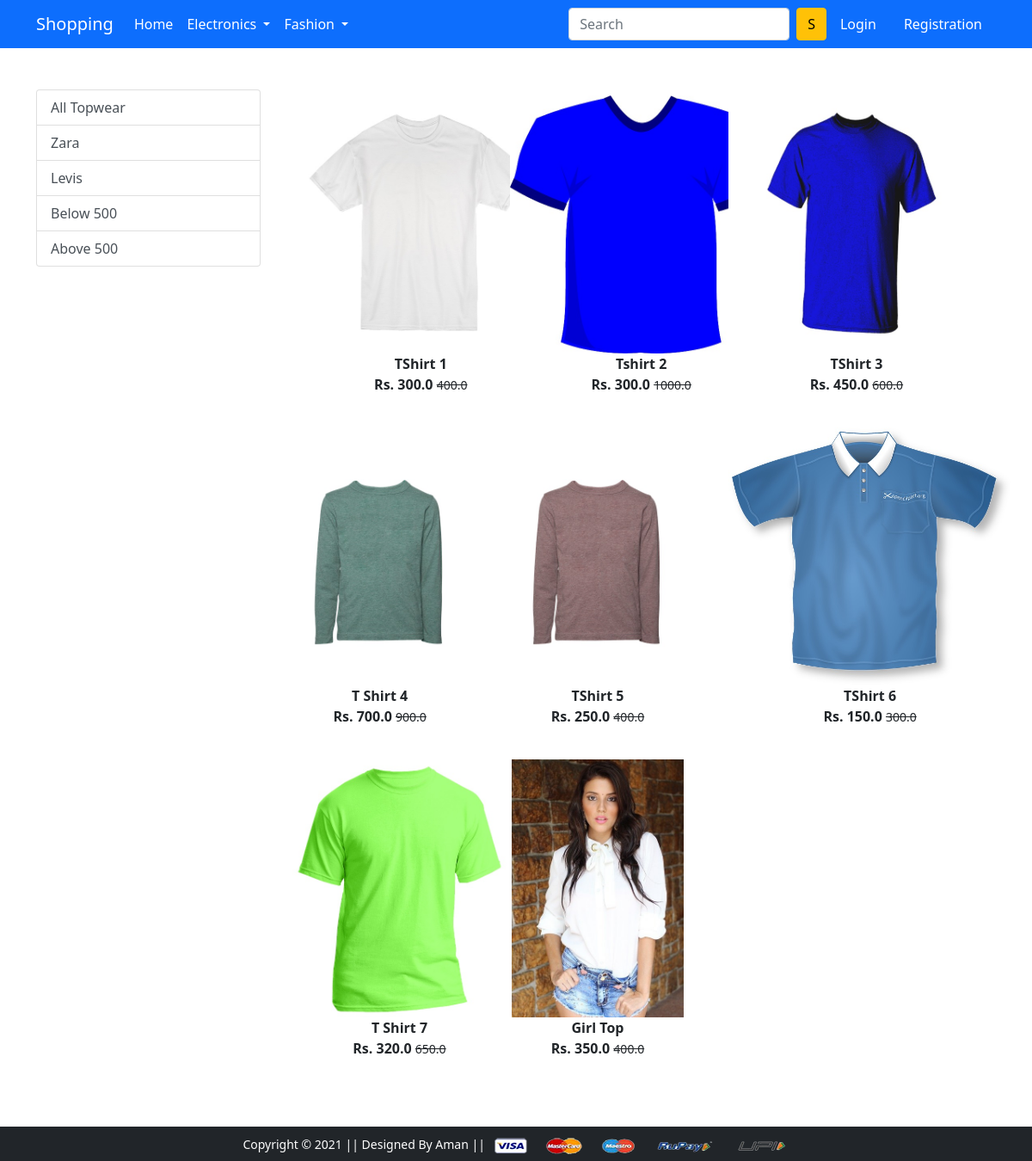
Screenshot of /topwear/ with the database file from the repository.
### app/models.py (models this page shows, shortened)
class Product(models.Model):
 title = models.CharField(max_length=100)
 selling_price = models.FloatField()
 discounted_price = models.FloatField()
 description = models.TextField()
 brand = models.CharField(max_length=100)
 category = models.CharField( choices=CATEGORY_CHOICES, max_length=2)
 product_image = models.ImageField(upload_to='productimg')

### app/views.py (the view)
# urls.py: path('topwear/', views.topwear, name='topwear'),
def topwear(request, data=None):
    totalitem = 0
    if request.user.is_authenticated:
        totalitem = len(Cart.objects.filter(user=request.user))
    if data == None:
        topwears = Product.objects.filter(category='TW')
    elif data == 'Zara' or data == 'Levis':
        topwears = Product.objects.filter(category='TW').filter(brand=data)
    elif data == 'below':
        topwears = Product.objects.filter(category='TW').filter(discounted_price__lt=500)
    elif data == 'above':
        topwears = Product.objects.filter(category='TW').filter(discounted_price__gt=500)
    return render(request, 'app/topwear.html', {'topwears': topwears, 'totalitem': totalitem})

### app/templates/app/topwear.html (shortened to what this page needs)
{% extends 'app/base.html' %}
{% load static %}
{% block main-content %}
<div class="container my-5">
    <div class="row">
        <div class="col-sm-3">
            <div class="list-group">
                <a href="{% url 'topwear' %}" class="list-group-item list-group-item-action" aria-current="true">All Topwear</a>
                <a href="{% url 'topweardata' 'Zara'  %}" class="list-group-item list-group-item-action" aria-current="true">Zara</a>
                <a href="{% url 'topweardata' 'Levis'  %}" class="list-group-item list-group-item-action">Levis</a>
                <a href="{% url 'topweardata' 'below'  %}" class="list-group-item list-group-item-action">Below 500</a>
                <a href="{% url 'topweardata' 'above'  %}" class="list-group-item list-group-item-action">Above 500</a>
            </div>
        </div>
        <div class="col-sm-8">
            <div class="row">
                {% for topwear in topwears %}
                <div class="col-sm-4 text-center mb-4">
                    <a href="{% url 'product-detail' topwear.id %}" class="btn">
                        <div class="item">
                            <img src="{{topwear.product_image.url}}" alt="" height="300" class="">
                            <div class="fw-bold">{{topwear.title}}</div>
                            <div class="fw-bold">Rs. {{topwear.discounted_price}} <small class="fw-light text-decoration-line-through">{{topwear.selling_price}}</small></div>
                        </div>
                    </a>
                </div>
                {% endfor %}
            </div>
        </div>
    </div>
</div>
{% endblock main-content %}

### rows the page displays
Product: product_image (picture), title "TShirt 1", discounted_price "300.0", selling_price "400.0"
Product: product_image (picture), title "Tshirt 2", discounted_price "300.0", selling_price "1000.0"
Product: product_image (picture), title "TShirt 3", discounted_price "450.0", selling_price "600.0"
Product: product_image (picture), title "T Shirt 4", discounted_price "700.0", selling_price "900.0"
Product: product_image (picture), title "TShirt 5", discounted_price "250.0", selling_price "400.0"
Product: product_image (picture), title "TShirt 6", discounted_price "150.0", selling_price "300.0"
Product: product_image (picture), title "T Shirt 7", discounted_price "320.0", selling_price "650.0"
Product: product_image (picture), title "Girl Top", discounted_price "350.0", selling_price "400.0"
